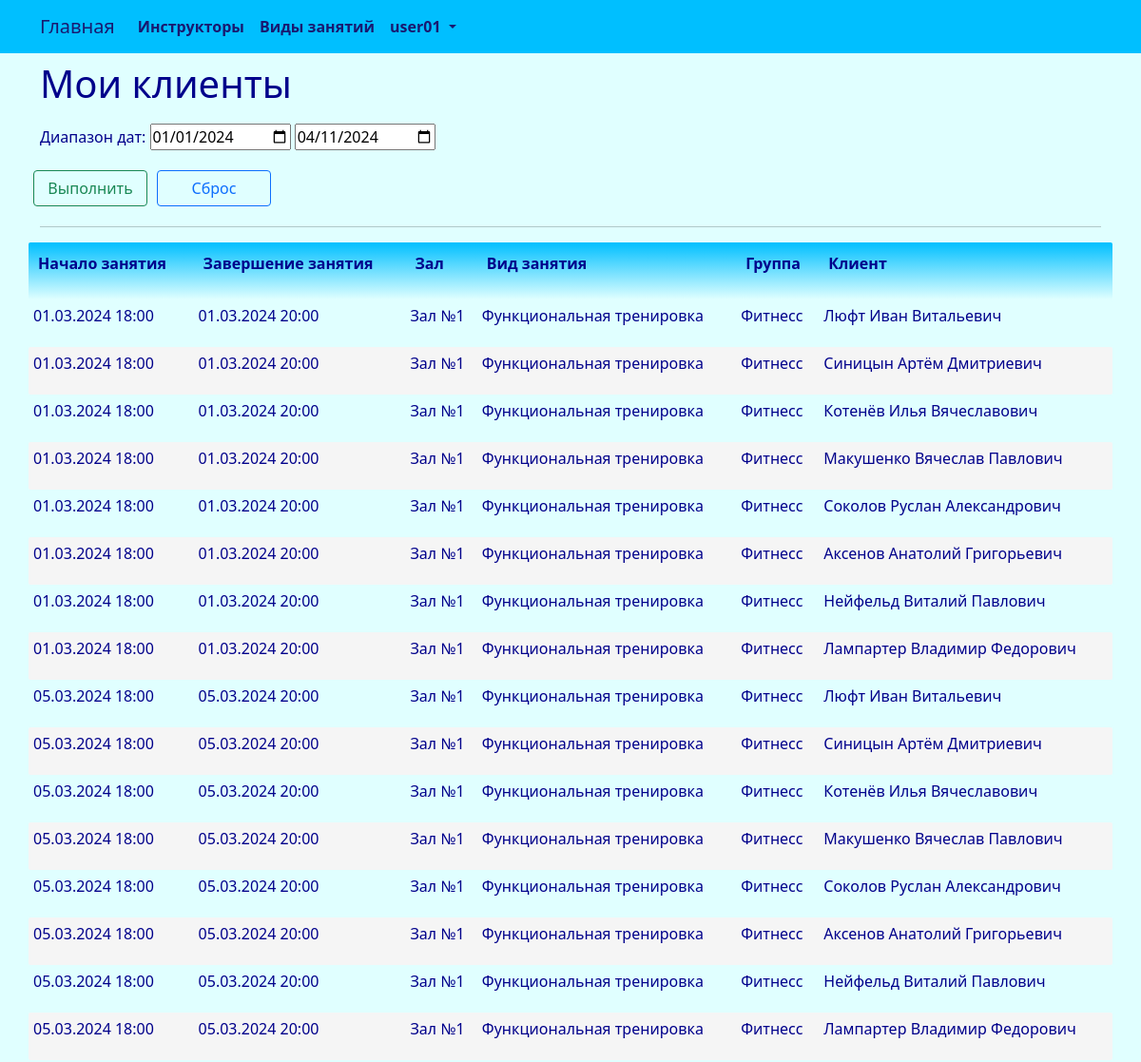
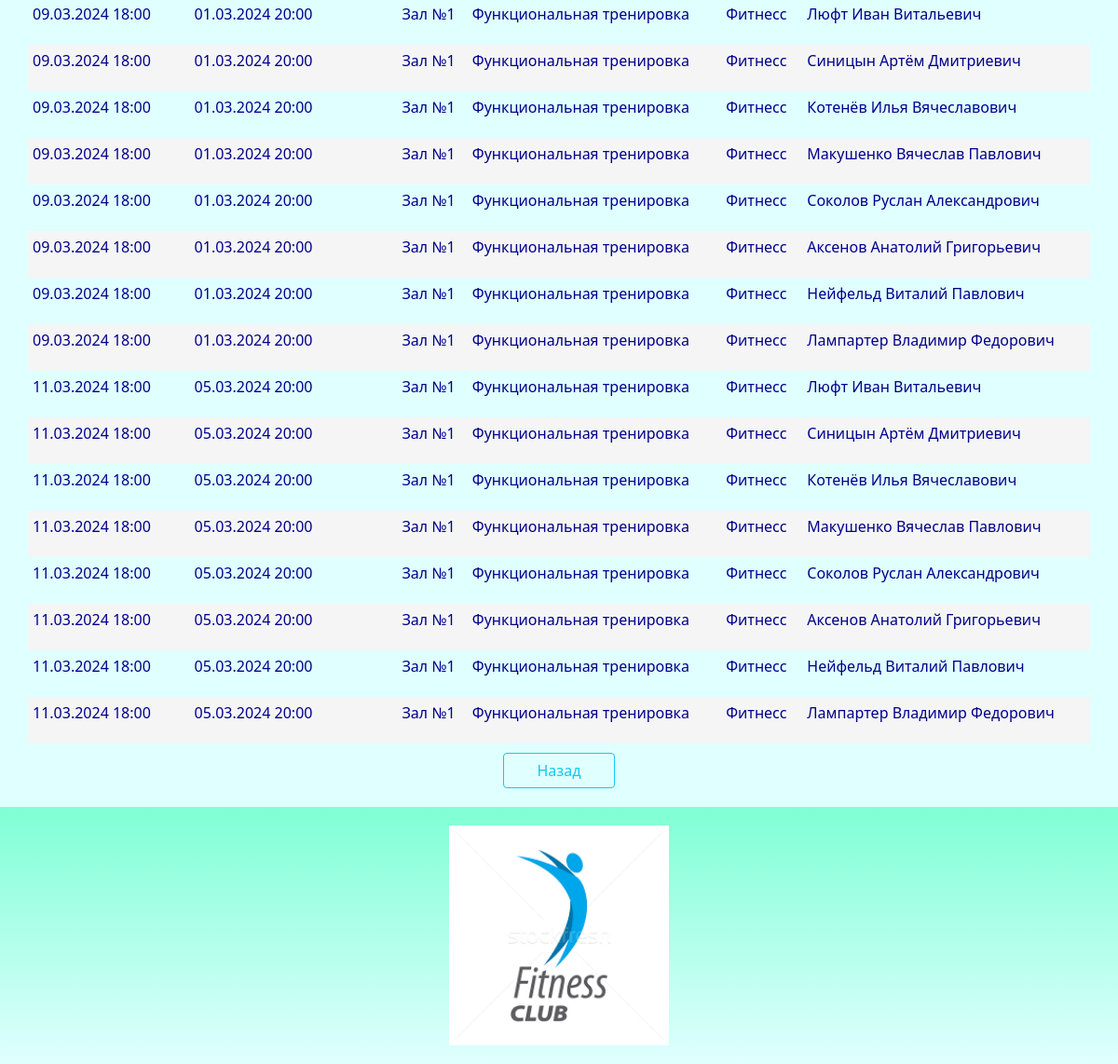
The app's page /report/report_3/ (signed in) with its own data (2 pictures, top to bottom).
### club/models.py (models this page shows, shortened)
class Schedule(models.Model):
    start_date = models.DateTimeField(_('start_date'))
    finish_date = models.DateTimeField(_('finish_date'))
    hall = models.ForeignKey(Hall, related_name='schedule_hall', on_delete=models.CASCADE)
    kind = models.ForeignKey(Kind, related_name='schedule_kind', on_delete=models.CASCADE)
    party = models.ForeignKey(Party, related_name='schedule_party', on_delete=models.CASCADE)
    class Meta:
        db_table = 'schedule'
        indexes = [
            models.Index(fields=['start_date', 'finish_date']),
        ]
        ordering = ['start_date', 'finish_date']

class Hall(models.Model):
    hall_title = models.CharField(_('hall_title'), max_length=128, unique=True)
    equipment = models.TextField(_('equipment'), blank=True, null=True)
    class Meta:
        db_table = 'hall'
        ordering = ['hall_title']
    def __str__(self):
        return "{}".format(self.hall_title)

class Kind(models.Model):
    kind_title = models.CharField(_('kind_title'), max_length=128, unique=True)
    price = models.DecimalField(_('kind_price'), max_digits=9, decimal_places=2)
    class Meta:
        db_table = 'kind'
        ordering = ['kind_title']
    def __str__(self):
        return "{}".format(self.kind_title)

class Party(models.Model):
    party_title = models.CharField(_('party_title'), max_length=96, unique=True)
    class Meta:
        db_table = 'party'
        indexes = [
            models.Index(fields=['party_title']),
        ]
        ordering = ['party_title']
    def __str__(self):
        return "{}".format(self.party_title)

### club/views.py (the view, shortened to what this page needs)
# urls.py: path('report/report_3/', views.report_3, name='report_3'),
@login_required
def report_3(request):
    try:
        instructor = Instructor.objects.get(user_id=request.user.id)
        where = "instructor.id=" + str(instructor.id);
        start_date = datetime(datetime.now().year, 1, 1, 0, 0).strftime('%Y-%m-%d')
        finish_date = datetime(datetime.now().year, datetime.now().month, datetime.now().day, 0, 0).strftime('%Y-%m-%d')
        selected_item_client = None
        client = Client.objects.all().order_by('full_name')
        if where != "":
            where = " WHERE " + where + " "
        print(where)
        report = Schedule.objects.raw("""
SELECT 1 as id, schedule.start_date, schedule.finish_date, hall.hall_title, kind.kind_title, party.party_title, client.full_name
FROM schedule
LEFT JOIN hall ON schedule.hall_id=hall.id
LEFT JOIN kind ON schedule.kind_id=kind.id
LEFT JOIN party ON schedule.party_id=party.id
LEFT JOIN schedule_instructor ON schedule.id=schedule_instructor.schedule_id
LEFT JOIN instructor ON schedule_instructor.instructor_id=instructor.id
LEFT JOIN party_members ON party.id=party_members.party_id
LEFT JOIN client ON party_members.client_id=client.id
""" + where +
"""
ORDER BY schedule.start_date
""")
        return render(request, "report/report_3.html", {"report": report, "start_date": start_date, "finish_date": finish_date,})
    except Exception as exception:
        print(exception)
        return HttpResponse(exception)

### templates/report/report_3.html (shortened to what this page needs)
{% extends "base.html" %}
{% load i18n %}
{% load static %}
{% block content %}
<div class="row">
	<h1>{% trans "report_3" %}</h1>
</div>
<form method="POST" enctype="multipart/form-data">
	<div style="margin-top:10px">
		<p>{% trans "Date range" %}:
			<input type="date" value="{{start_date}}" name ="start_date" id ="start_date">
			<input type="date" value="{{finish_date}}" name = "finish_date" id ="finish_date">
		</p>
	</div>
	<div class="row" style="margin-top:10px">
		<button class="btn btn-outline-success" name="searchBtn" style="width:120px; margin:5px">{% trans "Go" %}</button>
		<button class="btn btn-outline-primary" name="resetBtn" type="submit" onClick="window.location.reload();" style="width:120px; margin:5px">{% trans "Reset" %}</button>
	</div>
</form>
<hr>
<div class="row">
	<table id="myTable" class="table-manager" style="width:100%">
		<thead>
			<tr>
				<th><p>{% trans "start_date" %}</p></th>
				<th><p>{% trans "finish_date" %}</p></th>
				<th><p>{% trans "hall" %}</p></th>
				<th><p>{% trans "kind" %}</p></th>
				<th><p>{% trans "party" %}</p></th>
				<th><p>{% trans "client" %}</p></th>
			</tr>
		</thead>
		<tbody>
			{% for r in report %}
			<tr>
				<td><p>{{ r.start_date | date:"d.m.Y H:i" }}</p></td>
				<td><p>{{ r.finish_date | date:"d.m.Y H:i" }}</p></td>
				<td><p>{{ r.hall }}</p></td>
				<td><p>{{ r.kind }}</p></td>
				<td><p>{{ r.party }}</p></td>
				<td><p>{{ r.full_name }}</p></td>
			</tr>
			{% endfor %}
		</tbody>
	</table>
</div>
<div class="div-button-center">
	<a class="btn btn-outline-info" style="width:120px" href="{% url 'index' %}">{% trans "Back" %}</a>
</div>
{% endblock content %}

### templates/base.html (shortened to what this page needs)
<!DOCTYPE html>
{% load static %}
{% load i18n %}
<html>
	<head>
		<link rel="stylesheet" href="{% static 'css/bootstrap.min.css' %}">
		<link rel="stylesheet" href="{% static 'css/styles.css' %}" />
	</head>
	<nav class="navbar navbar-expand-lg justify-content-center">
		<div class="container">
			<div class="collapse navbar-collapse" id="mainMenu">
				<ul class="navbar-nav me-auto mb-2 mb-lg-0">
					<a class="navbar-brand" href="{{ HTTP_HOST }}/">{% trans "Home" %}</a>
					<li class="nav-item">
						<a class="nav-link" href="{% url 'instructor_list' %}">{% trans "instructors" %}</a>
					</li>
					<li class="nav-item">
						<a class="nav-link" href="{% url 'kind_list' %}">{% trans "kinds" %}</a>
					</li>
					{% if user.is_authenticated %}
					<li class="nav-item dropdown">
						<a class="nav-link dropdown-toggle" href="#" id="navbarDropdown" role="button" data-bs-toggle="dropdown" aria-expanded="false">
							{{ user.username }}
						</a>
					</li>
					{% else %}
					<form class="form-inline ml-auto">
						<a href="{% url 'login' %}" class="btn btn-outline-secondary">{% trans "Log In" %}</a>
						<a href="{% url 'signup' %}" class="btn btn-primary ml-2">{% trans "Sign up" %}</a>
					</form>
					{% endif %}
				</ul>
			</div>
		</div>
	</nav>
	<body>
		<div class="container">
			{% block content%}{% endblock content %}
		</div>
	</body>
	<footer class="container-fluid text-center bg-lightgray">
		<div class="copyrights">
			<img src="{% static 'images/logo.png' %}" alt="logo" style="height:256px; padding: 10px;">
		</div>
	</footer>
</html>

### static/css/styles.css (style rules this page uses)
:root { --navbar-background-color: DeepSkyBlue; --navbar-text-color: MidnightBlue; --main-background-color-light: LightCyan; --main-background-color-dark: DeepSkyBlue; --main-text-color: DarkBlue; --main-header-color: DarkBlue; --main-text-attention-color: Purple; --footer-background-color-light: LightCyan; --footer-background-color-dark: Aquamarine; --footer-text-color: Teal; --card-background-color-light: LightCyan; --card-background-color-dark: DeepSkyBlue; --card-text-color: SeaGreen; --table-background-color-light: LightCyan; --table-background-color-dark: #F5F5F5; --table-text-color: DarkBlue; --star-size: 30px; --star-color: LightYellow; --star-background: Yellow ; }
.navbar { background-color: var(--navbar-background-color); color: var(--navbar-text-color); }
.navbar .navbar-nav, .navbar .navbar-nav .navbar-text { color: var(--navbar-text-color); }
.navbar ul { background-color: var(--navbar-background-color); color: var(--navbar-text-color); }
.navbar li { background-color: var(--navbar-background-color); color: var(--navbar-text-color); }
.navbar a { background-color: var(--navbar-background-color); color: var(--navbar-text-color); }
.navbar-brand { background-color: var(--navbar-background-color); color: var(--navbar-text-color); }
.nav-item { background-color: var(--navbar-background-color); color: var(--navbar-text-color); font-weight: bold; }
body { background-color: var(--main-background-color-light); }
h1, h2, h3, h4, h5, h6 { color: var(--main-header-color); }
p, ul, li, label { color: var(--main-text-color); }
.div-button-center { text-align: center; padding: 10px; }
.table-manager { background-color: var(--main-background-color-light); width: 100%; }
.table-manager tbody { background-color: var(--main-background-color-light); border: none; margin-top: 20px; margin-bottom: 20px; }
.table-manager thead th { color: var(--main-text-color); font-weight: bold; text-align: left; padding: 10px; background-image: linear-gradient(top, var(--main-background-color-dark), var(--main-background-color-light)); background-image: -o-linear-gradient(top, var(--main-background-color-dark), var(--main-background-color-light)); background-image: -moz-linear-gradient(top, var(--main-background-color-dark), var(--main-background-color-light)); background-image: -webkit-linear-gradient(top, var(--main-background-color-dark), var(--main-background-color-light)); }
.table-manager thead tr th:first-child { border-radius: 2px 0 0 2px; }
.table-manager thead tr th:last-child { border-radius: 0 2px 2px 0; }
.table-manager tbody td { text-align: left; border: none; padding: 5px 5px; vertical-align: top; }
.table-manager tbody tr:nth-child(odd) { background: var(--table-background-color-light); }
.table-manager tbody tr:nth-child(even) { background: var(--table-background-color-dark); }
.table-manager tbody tr td:first-child { border-radius: 2px 0 0 2px; }
.table-manager tbody tr td:last-child { border-radius: 0 2px 2px 0; }
footer { background-image: linear-gradient(top, var(--footer-background-color-dark), var(--footer-background-color-light)); background-image: -o-linear-gradient(top, var(--footer-background-color-dark), var(--footer-background-color-light)); background-image: -moz-linear-gradient(top, var(--footer-background-color-dark), var(--footer-background-color-light)); background-image: -webkit-linear-gradient(top, var(--footer-background-color-dark), var(--footer-background-color-light)); margin-top: 10px; padding: 10px; }

### records on screen
Schedule: start_date "01.03.2024 18:00", finish_date "01.03.2024 20:00", hall "Зал №1", kind "Функциональная тренировка", party "Фитнесс", full_name "Люфт Иван Витальевич", full_name "Синицын Артём Дмитриевич", full_name "Котенёв Илья Вячеславович", full_name "Макушенко Вячеслав Павлович", full_name "Соколов Руслан Александрович", full_name "Аксенов Анатолий Григорьевич", full_name "Нейфельд Виталий Павлович", full_name "Лампартер Владимир Федорович", start_date "05.03.2024 18:00", finish_date "05.03.2024 20:00", start_date "09.03.2024 18:00", start_date "11.03.2024 18:00"

### other values on screen
{{ user.username }} "user01"
